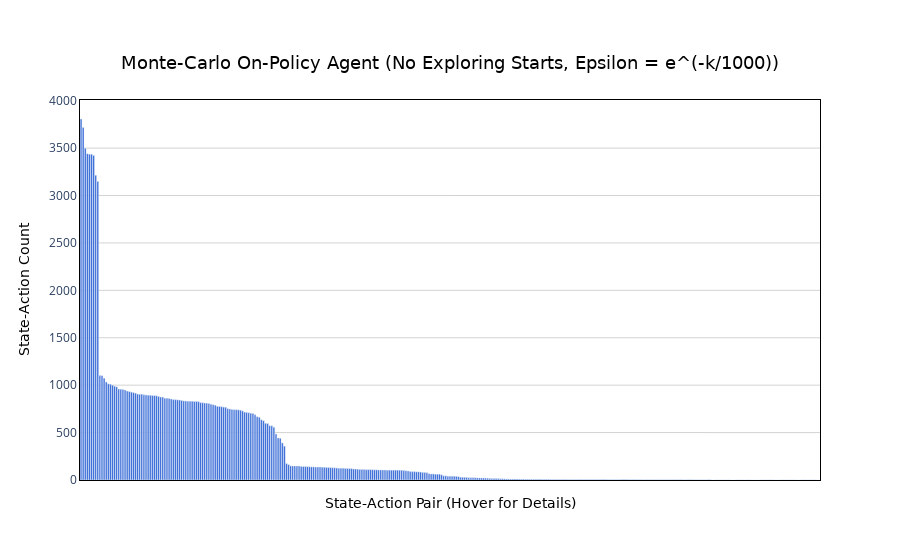

The notebook cell saved with this chart:
### Code cell
plot_state_action_counts(mcop_agent_3.n_counter, "Monte-Carlo On-Policy Agent (No Exploring Starts, Epsilon = e^(-k/1000))")

### Figure 1 — Plotly figure (JSON) as saved in the notebook; plotly's stock layout.template omitted (floating-point values rounded to 4 significant figures; data arrays with more than 128 entries replaced by an {"elided": "..."} marker saying what was removed)
{"data": [{"hoverinfo": "text", "hoverlabel": {"bgcolor": "rgba(60, 60, 60, 0.85)", "bordercolor": "rgba(60, 60, 60, 0.85)", "font": {"color": "white", "family": "DejaVu Sans, Arial, sans-serif"}}, "hovertext": {"elided": "353 str values"}, "marker": {"color": "#245cd4"}, "type": "bar", "x": {"elided": "353 str values"}, "y": {"elided": "353 int values"}}], "layout": {"plot_bgcolor": "white", "title": {"font": {"color": "black", "family": "DejaVu Sans, Arial, sans-serif", "size": 18}, "text": "Monte-Carlo On-Policy Agent (No Exploring Starts, Epsilon = e^(-k/1000))", "x": 0.5, "xanchor": "center", "y": 0.9, "yanchor": "top"}, "xaxis": {"linecolor": "black", "linewidth": 1, "mirror": true, "showline": true, "tickmode": "array", "ticktext": [], "tickvals": [], "title": {"font": {"color": "black", "family": "DejaVu Sans, Arial, sans-serif", "size": 14}, "text": "State-Action Pair (Hover for Details)"}}, "yaxis": {"gridcolor": "lightgray", "gridwidth": 1, "linecolor": "black", "linewidth": 1, "mirror": true, "showgrid": true, "showline": true, "title": {"font": {"color": "black", "family": "DejaVu Sans, Arial, sans-serif", "size": 14}, "text": "State-Action Count"}}}}
